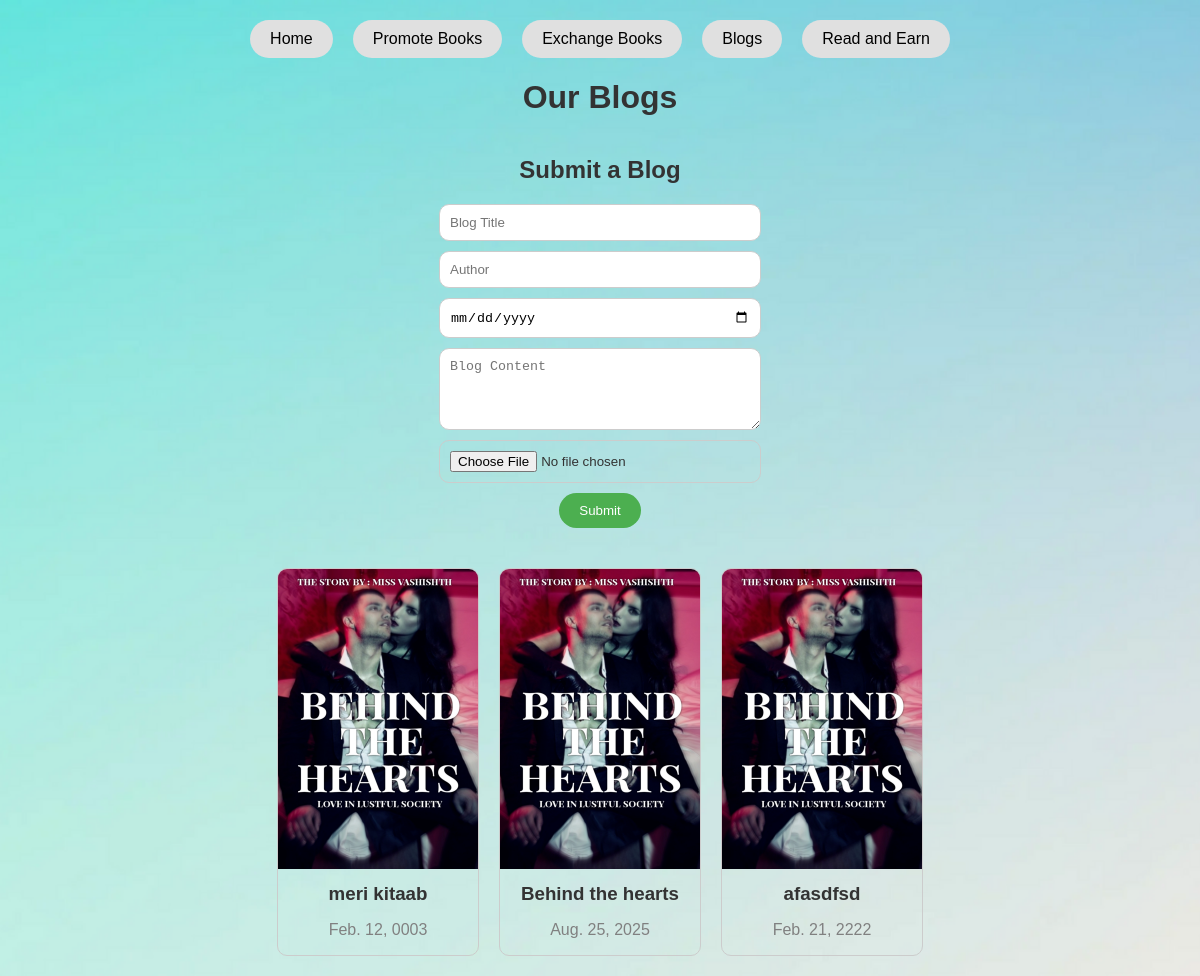
The app's page /blogs/ with its own data.
### RR/models.py (models this page shows)
class Blog(models.Model):
    title = models.CharField(max_length=200)
    author = models.CharField(max_length=100)
    date = models.DateField()
    content = models.TextField()
    image = models.ImageField(upload_to='blog_images/')

### RR/views.py (the view, shortened to what this page needs)
# urls.py: path('blogs/', blogs_view, name='blogs'),
def blogs_view(request):
    blogs = Blog.objects.all()
    return render(request, 'RR/blogs.html', {'blogs': blogs})

### RR/templates/RR/blogs.html (shortened to what this page needs)
{% load static %}
<!DOCTYPE html>
<html lang="en">
<head>
</head>
<body>
    <div class="navbar">
        <a href="#">Home</a>
        <a href="#">Promote Books</a>
        <a href="#">Exchange Books</a>
        <a href="#">Blogs</a>
        <a href="#">Read and Earn</a>
    </div>
    <h1>Our Blogs</h1>
    <div class="submit-blog">
        <h2>Submit a Blog</h2>
        <form method="POST" action="{% url 'blogs' %}" enctype="multipart/form-data">
            <input type="text" name="title" placeholder="Blog Title" required>
            <input type="text" name="author" placeholder="Author" required>
            <input type="date" name="date" required>
            <textarea name="content" placeholder="Blog Content" rows="4" required></textarea>
            <input type="file" name="image" accept="image/*">
            <button type="submit">Submit</button>
        </form>
    </div>
    <div class="blogs">
        {% for blog in blogs %}
        <div class="blog-post" onclick="location.href='{% url 'detailed_blog' blog.id %}'">
            <img src="{{ blog.image.url }}" alt="{{ blog.title }}">
            <h3>{{ blog.title }}</h3>
            <p>{{ blog.date }}</p>
        </div>
        {% endfor %}
    </div>
</body>
</html>

### records on screen
Blog: image (picture), title "meri kitaab", date "Feb. 12, 0003"
Blog: image (picture), title "Behind the hearts", date "Aug. 25, 2025"
Blog: image (picture), title "afasdfsd", date "Feb. 21, 2222"
